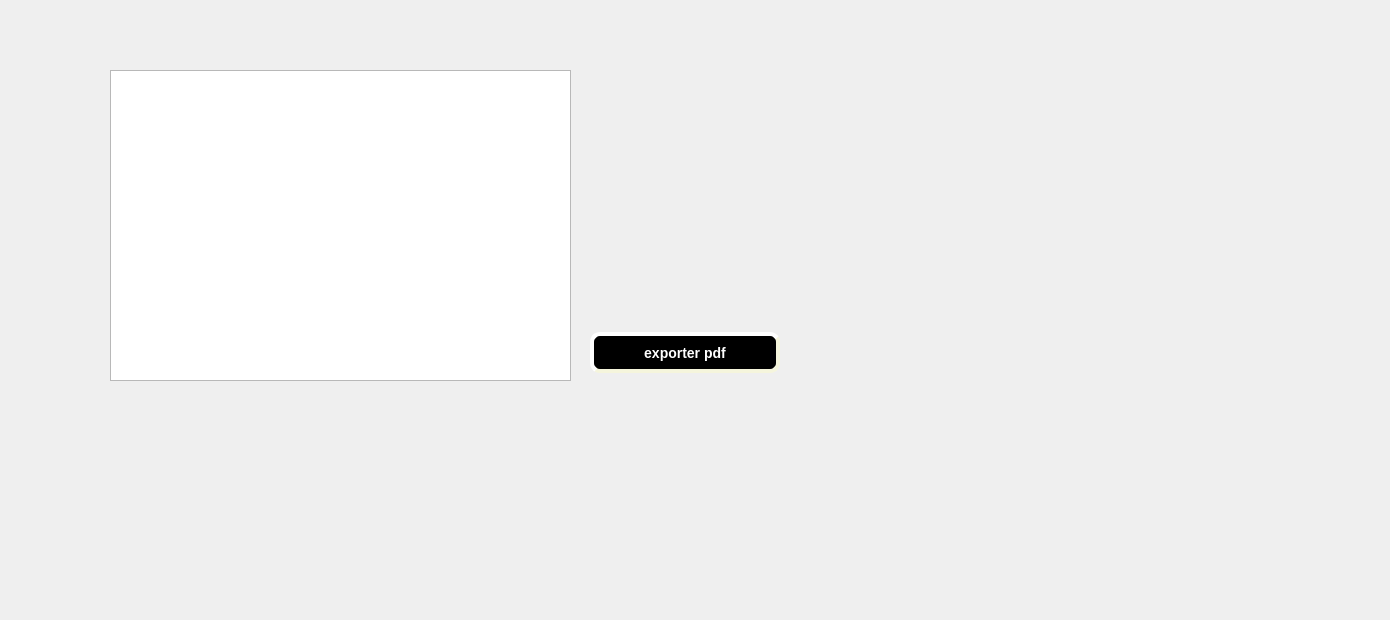
          <widget class="QWidget" name="tab_8">
           <attribute name="title">
            <string>PDF</string>
           </attribute>
           <widget class="QTableView" name="tableView_2">
            <property name="geometry">
             <rect>
              <x>110</x>
              <y>70</y>
              <width>461</width>
              <height>311</height>
             </rect>
            </property>
           </widget>
           <widget class="QPushButton" name="exporter_button_2">
            <property name="geometry">
             <rect>
              <x>590</x>
              <y>332</y>
              <width>190</width>
              <height>41</height>
             </rect>
            </property>
            <property name="styleSheet">
             <string notr="true">background-color: rgb(0, 0, 0);
color: rgb(255, 255, 255);
     border-style: outset;
     border-width: 4px;
     border-radius: 10px;
     border-color: beige;
     font: bold 14px;
     min-width: 10em;
     padding: 6px</string>
            </property>
            <property name="text">
             <string>exporter pdf</string>
            </property>
           </widget>
           <widget class="QLabel" name="label_104">
            <property name="geometry">
             <rect>
              <x>-70</x>
              <y>-40</y>
              <width>1381</width>
              <height>611</height>
             </rect>
            </property>
            <property name="text">
             <string/>
            </property>
            <property name="pixmap">
             <pixmap resource="image.qrc">:/panneau-clap-film-fond-rose-pour-equipement-tournage_9555-779.jpg</pixmap>
            </property>
            <property name="scaledContents">
             <bool>true</bool>
            </property>
           </widget>
           <zorder>label_104</zorder>
           <zorder>tableView_2</zorder>
           <zorder>exporter_button_2</zorder>
          </widget>
